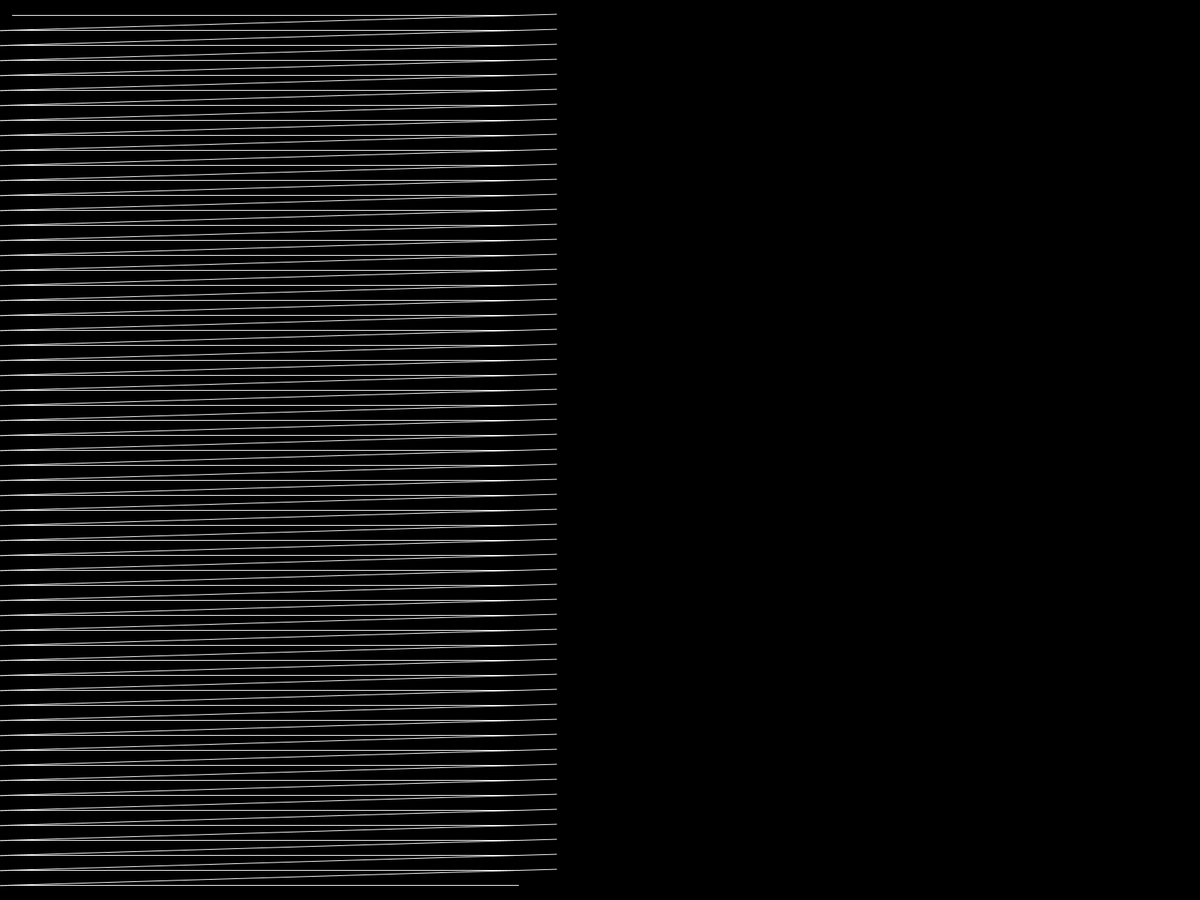
Frame 1 (no input)
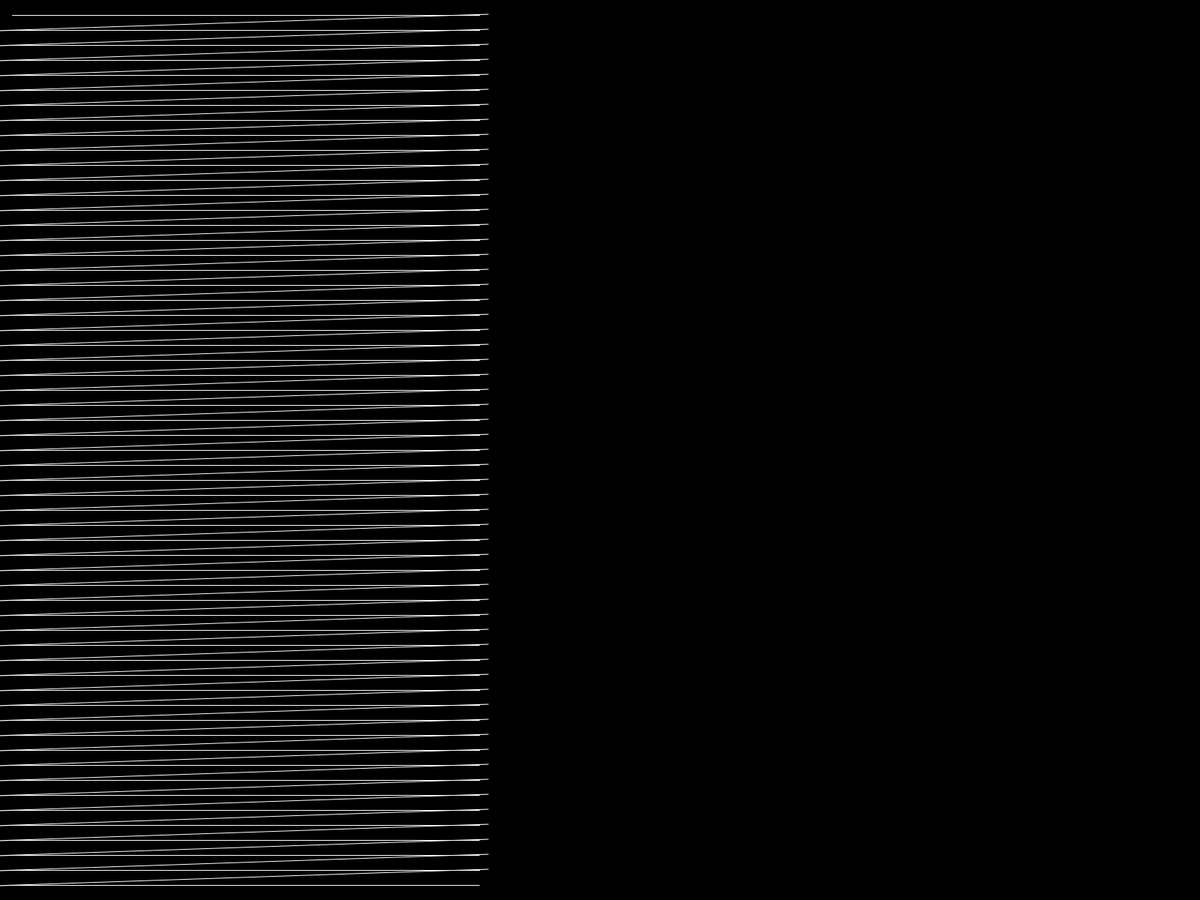
Frame 60 (the mouse pressed at the canvas centre just before this capture)
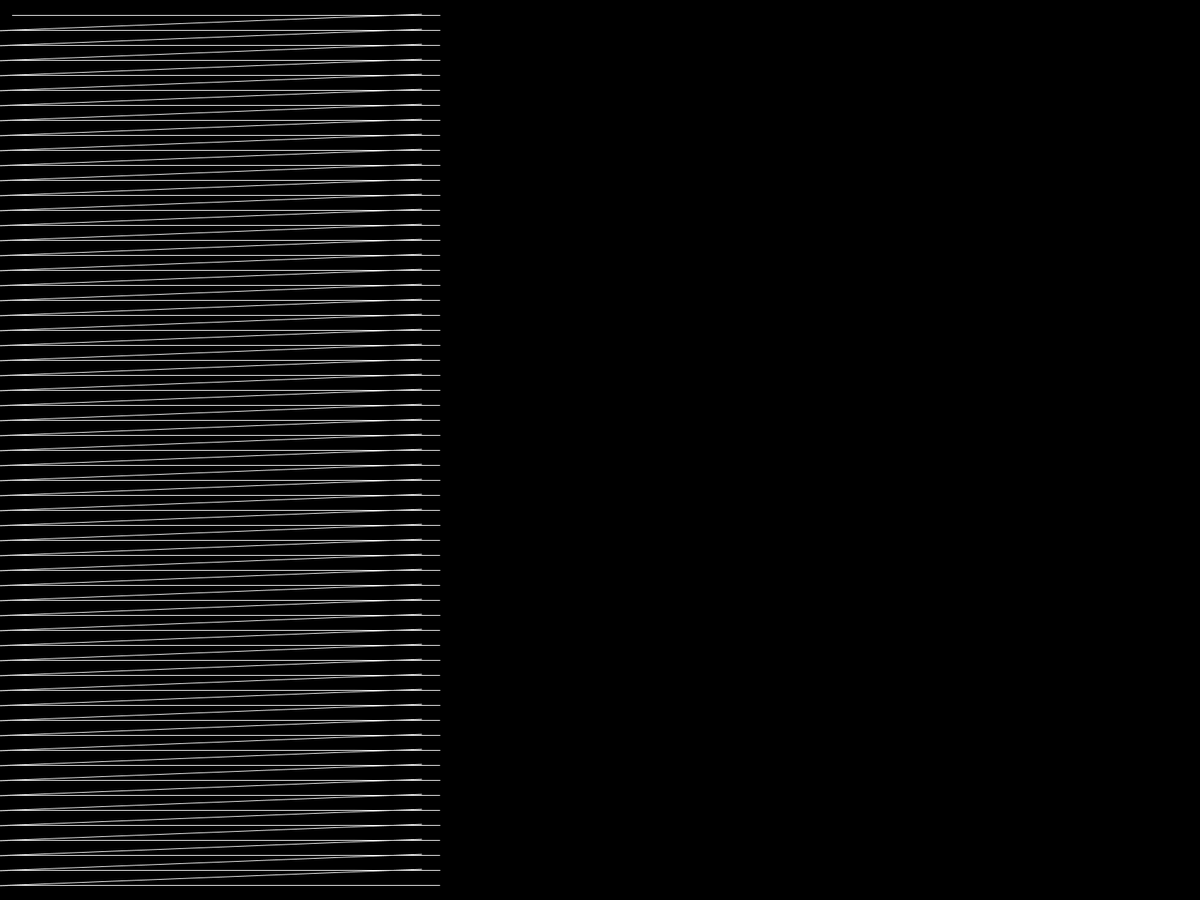
Frame 120 (the mouse held since frame 60 and released just before this capture)

The Processing sketch that drew these frames (run headless with seeded random() and noise(); from frame 60 on, the mouse is pressed at the canvas centre):

// Processing sketch: pixel_cloud_3
// ── pixel_cloud_3.pde
// noise grid variations (Listing 5.3, p.89-90 of Pearson 2011)
// with additional modifications resulting cloud-like patterns in animation

float xstart, xnoise, ystart, ynoise;    
float count;
int pixSize = 20;
float increment = 0.01;

void setup() {    
  //size(300,300);
  fullScreen();
  smooth(); 
  background(0); 
  frameRate(24);
  rectMode(CENTER);
  noStroke();
  xstart = random(10); 
  ystart = random(10);
}

void draw() {
  background(0);  // clears backgound every frame
  count += 0.01;
  xstart += 0.001;  // increments x/y noise start values
  ystart += 0.001;

  xnoise = xstart; 
  ynoise = ystart;
  stroke(255);
  noFill();
  beginShape();
    for (int y = pixSize; y <= height-pixSize; y+=pixSize) { 
      ynoise += increment;                                     
      xnoise = xstart; 
      for (int x = pixSize; x <= width-pixSize; x+=pixSize) { 
        xnoise += increment;
        curveVertex(x*noise(xnoise),y);
        //drawLine(x,y, noise(xnoise, ynoise, count));
        
      }
    }
    endShape();
} 

void drawRect(float x, float y, float noiseFactor) {    
  pushMatrix();
  translate(x, y);
  //rotate(noiseFactor * radians(360*2));
  //float edgeSize =  map(noiseFactor,0,1,0,pixSize*4) ;
  float edgeSize = pixSize;
  float c;
  if (noiseFactor > 0.5) c = 255; 
  else c = 0;
  float grey = 170 + (noiseFactor * 120);
  float alph = 100+(noiseFactor * 120);
  noStroke();
  fill(grey,alph);
  rect(0, 0, edgeSize, edgeSize);
  //line(-edgeSize/2,-edgeSize/2,edgeSize/2,edgeSize/2);
  popMatrix();
}

void drawLine(float x, float y, float noiseFactor) {    
  pushMatrix();
  translate(x, y);
  rotate(noiseFactor * radians(360*2));
  //float edgeSize =  map(noiseFactor,0,1,0,pixSize*4) ;
  float edgeSize = pixSize;
  float c;
  if (noiseFactor > 0.5) c = 255; 
  else c = 0;
  float grey = 170 + (noiseFactor * 120);
  float alph = 100+(noiseFactor * 120);
  stroke(grey, alph);
  fill(255);
  curveVertex(-edgeSize/2,edgeSize/2);
  popMatrix();
}

void keyPressed() {
  if (key == CODED) {
    if (keyCode == UP) {
      increment += 0.001;
    } else if (keyCode == DOWN) {
      increment -= 0.001;
    } else if (keyCode == LEFT) {
      pixSize -= 2;
    } else if (keyCode == RIGHT) {
      pixSize += 2;
    }
  }
}
